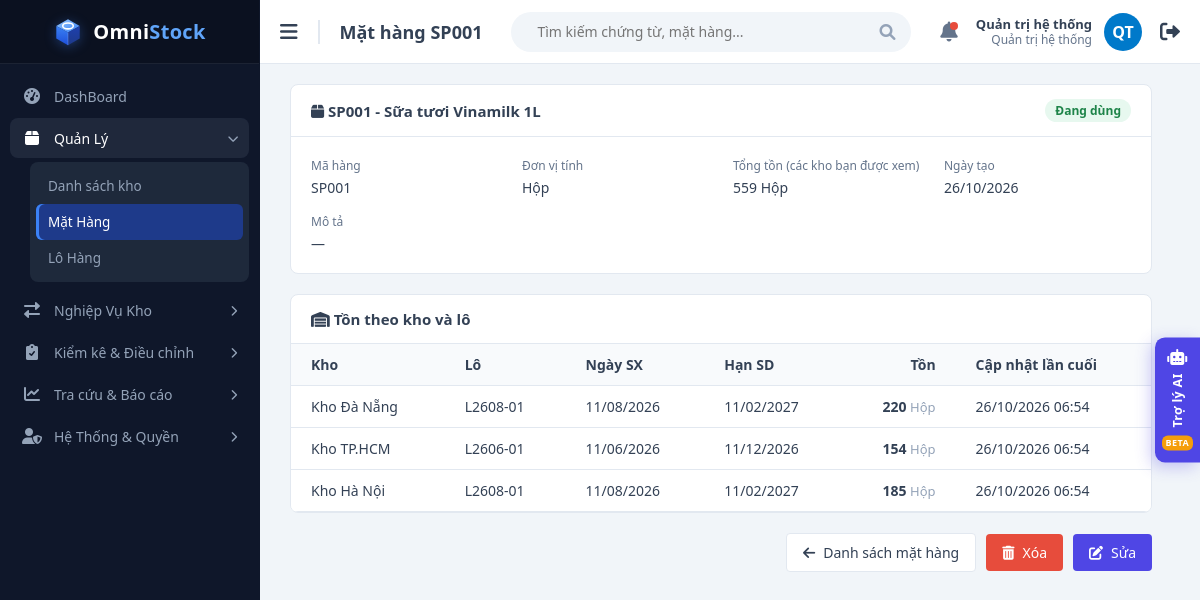
Screenshot of /views/item_detail.php?id=1 (signed in) with the database file from the repository.
### tables this page shows
CREATE TABLE items (
  id          INT UNSIGNED AUTO_INCREMENT PRIMARY KEY,
  sku         VARCHAR(30)  NOT NULL,                 
  name        VARCHAR(150) NOT NULL,
  unit        VARCHAR(20)  NOT NULL,                 
  description VARCHAR(255) NULL,
  is_active   TINYINT(1)   NOT NULL DEFAULT 1,
  created_at  DATETIME     NOT NULL DEFAULT CURRENT_TIMESTAMP,
   
  name_key    VARCHAR(150) AS (LOWER(name)) PERSISTENT,
  UNIQUE KEY uq_items_sku (sku),
  UNIQUE KEY uq_items_name (name_key)
);

CREATE TABLE users (
  id             INT UNSIGNED AUTO_INCREMENT PRIMARY KEY,
  username       VARCHAR(50)  NOT NULL,
  password_hash  VARCHAR(255) NOT NULL,              
  full_name      VARCHAR(100) NOT NULL,
  email          VARCHAR(100) NULL,
   
  role           ENUM('ADMIN','MANAGER','STAFF') NOT NULL DEFAULT 'STAFF',
  is_active      TINYINT(1)   NOT NULL DEFAULT 1,      
   
  must_change_password TINYINT(1) NOT NULL DEFAULT 0,
  last_login_at  DATETIME     NULL,
  created_at     DATETIME     NOT NULL DEFAULT CURRENT_TIMESTAMP,
  updated_at     DATETIME     NOT NULL DEFAULT CURRENT_TIMESTAMP ON UPDATE CURRENT_TIMESTAMP,
  UNIQUE KEY uq_users_username (username),
  UNIQUE KEY uq_users_email (email)
);

CREATE TABLE stocks (
  id            INT UNSIGNED AUTO_INCREMENT PRIMARY KEY,
  warehouse_id  INT UNSIGNED  NOT NULL,
  item_id       INT UNSIGNED  NOT NULL,
  batch_id      INT UNSIGNED  NOT NULL,
  quantity      DECIMAL(15,3) NOT NULL DEFAULT 0,    
   
   
  reserved      DECIMAL(15,3) NOT NULL DEFAULT 0,
  updated_at    DATETIME      NOT NULL DEFAULT CURRENT_TIMESTAMP ON UPDATE CURRENT_TIMESTAMP,
  UNIQUE KEY uq_stocks (warehouse_id, item_id, batch_id),    
  KEY idx_stocks_item (item_id),
  CONSTRAINT fk_stocks_wh    FOREIGN KEY (warehouse_id)      REFERENCES warehouses(id),
  CONSTRAINT fk_stocks_item  FOREIGN KEY (item_id)           REFERENCES items(id),
  CONSTRAINT fk_stocks_batch FOREIGN KEY (batch_id, item_id) REFERENCES batches(id, item_id),
  CONSTRAINT ck_stocks_non_negative CHECK (quantity >= 0),   
   
  CONSTRAINT ck_stocks_reserved CHECK (reserved >= 0 AND reserved <= quantity)
);

CREATE TABLE warehouses (
  id          INT UNSIGNED AUTO_INCREMENT PRIMARY KEY,
  code        VARCHAR(20)  NOT NULL,
  name        VARCHAR(100) NOT NULL,
  address     VARCHAR(255) NULL,
  is_active   TINYINT(1)   NOT NULL DEFAULT 1,
   
  is_transit  TINYINT(1)   NOT NULL DEFAULT 0,
  created_at  DATETIME     NOT NULL DEFAULT CURRENT_TIMESTAMP,
   
   
  name_key    VARCHAR(100) AS (LOWER(name)) PERSISTENT,
  UNIQUE KEY uq_warehouses_code (code),
  UNIQUE KEY uq_warehouses_name (name_key)
);

CREATE TABLE batches (
  id            INT UNSIGNED AUTO_INCREMENT PRIMARY KEY,
  item_id       INT UNSIGNED NOT NULL,
  batch_no      VARCHAR(50)  NOT NULL,               
  mfg_date      DATE NULL,                           
  expiry_date   DATE NULL,                           
  created_at    DATETIME     NOT NULL DEFAULT CURRENT_TIMESTAMP,
  UNIQUE KEY uq_batches_item_no (item_id, batch_no),
   
  UNIQUE KEY uq_batches_id_item (id, item_id),
  KEY idx_batches_expiry (expiry_date),
  CONSTRAINT fk_batches_item FOREIGN KEY (item_id) REFERENCES items(id),
  CONSTRAINT ck_batches_dates CHECK (mfg_date IS NULL OR expiry_date IS NULL OR expiry_date > mfg_date)
);

### views/item_detail.php (the view, shortened to what the rows shown need)
<?php
require_once __DIR__ . '/../functions/db_connection.php';
require_once __DIR__ . '/../functions/helpers.php';
require_once __DIR__ . '/../functions/auth.php';
require_once __DIR__ . '/../functions/item_functions.php';
$user   = requireLogin('../');
$itemId = (int) ($_GET['id'] ?? 0);
$item       = null;
$stock      = [];
try {
    $pdo   = getDbConnection();
    $item  = getItem($pdo, $itemId);
    if ($item === null) {
        http_response_code(404);
        $dbError = 'Không tìm thấy mặt hàng.';
    } else {
        $stock = getItemStock($pdo, $itemId, $user['warehouses']);
    }
} catch (PDOException $e) {
    $dbError = 'Không thể tải dữ liệu: ' . $e->getMessage();
}
$total     = array_sum(array_map(fn ($row) => (float) $row['quantity'], $stock));
$canManage = isManager($user);
$pageTitle  = $item ? 'Mặt hàng ' . $item['sku'] : 'Mặt hàng';
$basePath   = '../';
require __DIR__ . '/layout/header.php';
?>
            <?php if ($item): ?>
                <div class="panel">
                    <div class="panel-header">
                        <h3><i class="fas fa-box"></i> <?= e($item['sku'] . ' - ' . $item['name']) ?></h3>
                        <span class="badge <?= $item['is_active'] ? 'badge-active' : 'badge-inactive' ?>"><?= $item['is_active'] ? 'Đang dùng' : 'Ngừng dùng' ?></span>
                    </div>
                    <dl class="detail-grid">
                        <div><dt>Mã hàng</dt><dd><?= e($item['sku']) ?></dd></div>
                        <div><dt>Đơn vị tính</dt><dd><?= e($item['unit']) ?></dd></div>
                        <div><dt>Tổng tồn (các kho bạn được xem)</dt><dd><?= formatQty($total) ?> <?= e($item['unit']) ?></dd></div>
                        <div><dt>Ngày tạo</dt><dd><?= e(date('d/m/Y', strtotime($item['created_at']))) ?></dd></div>
                        <div class="span-2"><dt>Mô tả</dt><dd><?= $item['description'] !== null ? e($item['description']) : '—' ?></dd></div>
                    </dl>
                </div>
                <div class="panel" style="margin-top: 20px;">
                    <div class="panel-header"><h3><i class="fas fa-warehouse"></i> Tồn theo kho và lô</h3></div>
                    <div class="table-container" style="border: none; border-radius: 0;">
                        <table class="nowrap-table">
                            <thead>
                                <tr>
                                    <th>Kho</th>
                                    <th>Lô</th>
                                    <th>Ngày SX</th>
                                    <th>Hạn SD</th>
                                    <th class="text-right">Tồn</th>
                                    <th>Cập nhật lần cuối</th>
                                </tr>
                            </thead>
                            <tbody>
                                <?php foreach ($stock as $row): ?>
                                    <tr>
                                        <td><?= e($row['warehouse_name']) ?></td>
                                        <td><?= e($row['batch_no']) ?></td>
                                        <td><?= $row['mfg_date'] ? formatDate($row['mfg_date']) : '—' ?></td>
                                        <td>
                                            <?= $row['expiry_date'] ? formatDate($row['expiry_date']) : '—' ?>
                                        </td>
                                        <td class="text-right"><strong><?= formatQty($row['quantity']) ?></strong> <span class="muted"><?= e($item['unit']) ?></span></td>
                                        <td><?= e(date('d/m/Y H:i', strtotime($row['updated_at']))) ?></td>
                                    </tr>
                                <?php endforeach; ?>
                            </tbody>
                        </table>
                    </div>
                </div>
                <div class="form-actions">
                    <a class="btn btn-light" href="item_list.php"><i class="fas fa-arrow-left"></i> Danh sách mặt hàng</a>
                    <?php if ($canManage): ?>
                        <form method="post" action="../handle/item_process.php">
                            <?php if ($item['is_active']): ?>
                                <button class="btn btn-danger" type="submit" name="action" value="delete" data-confirm-ok="Xóa"
                                        data-confirm="Xóa mặt hàng <?= e($item['sku'] . ' - ' . $item['name']) ?>? Nếu đã có lịch sử nhập / xuất, mặt hàng sẽ được chuyển sang ngừng dùng."><i class="fas fa-trash-alt"></i> Xóa</button>
                            <?php else: ?>
                                <button class="btn btn-import" type="submit" name="action" value="restore"><i class="fas fa-undo"></i> Dùng lại</button>
                            <?php endif; ?>
                        </form>
                        <?php $fill = ['action' => 'update', 'id' => (int) $item['id'], 'sku' => $item['sku'], 'name' => $item['name'], 'unit' => $item['unit'], 'description' => $item['description'] ?? '']; ?>
                        <button class="btn btn-primary" type="button" data-modal-open="itemModal" data-modal-title="Sửa mặt hàng <?= e($item['sku']) ?>"
                                data-fill="<?= e(json_encode($fill, JSON_UNESCAPED_UNICODE)) ?>"><i class="fas fa-edit"></i> Sửa</button>
                    <?php endif; ?>
                </div>
            <?php else: ?>
                <a class="btn btn-light" href="item_list.php" style="display: inline-flex;"><i class="fas fa-arrow-left"></i> Danh sách mặt hàng</a>
            <?php endif; ?>
<?php require __DIR__ . '/layout/footer.php'; ?>

### views/layout/header.php (shortened to what the rows shown need)
<!DOCTYPE html>
<html lang="vi">
<head>
    <link href="https://cdnjs.cloudflare.com/ajax/libs/font-awesome/6.0.0/css/all.min.css" rel="stylesheet">
    <link href="<?= e(asset($basePath, 'css/style.css')) ?>" rel="stylesheet">
</head>
<body>
    <div class="main-content">
        <div class="top-navbar">
            <div class="nav-left">
                <button class="toggle-btn" id="toggleBtn"><i class="fas fa-bars"></i></button>
                <h2 class="page-title-nav"><?= e($pageTitle) ?></h2>
            </div>
            <div class="nav-right">
                <a class="user-link" href="<?= $basePath ?>views/change_password.php" title="<?= e($user['username']) ?> · Đổi mật khẩu">
                    <div class="user-info">
                        <strong><?= e($user['full_name']) ?></strong>
                        <span><?= e(roleLabel($user['role'])) ?></span>
                    </div>
                    <div class="avatar"><?= e(userInitials($user['full_name'])) ?></div>
                </a>
            </div>
        </div>
        <div class="content-body">

### rows the page displays
items: sku "Mặt hàng SP001", sku+name "SP001 - Sữa tươi Vinamilk 1L", sku "SP001", unit "Hộp", created_at "26/10/2026"
users: full_name "Quản trị hệ thống", role "Quản trị hệ thống", full_name "QT"
stocks: warehouse.name "Kho Đà Nẵng", batch.batch_no "L2608-01", batch.mfg_date "11/08/2026", batch.expiry_date "11/02/2027", quantity "220", item.unit "Hộp", updated_at "26/10/2026 06:54"
stocks: warehouse.name "Kho TP.HCM", batch.batch_no "L2606-01", batch.mfg_date "11/06/2026", batch.expiry_date "11/12/2026", quantity "154", item.unit "Hộp", updated_at "26/10/2026 06:54"
stocks: warehouse.name "Kho Hà Nội", batch.batch_no "L2608-01", batch.mfg_date "11/08/2026", batch.expiry_date "11/02/2027", quantity "185", item.unit "Hộp", updated_at "26/10/2026 06:54"

### other values shown
$menuGroup['label'] "Quản Lý"
$menuLabel "Danh sách kho"
$menuLabel "Mặt Hàng"
$menuLabel "Lô Hàng"
$menuGroup['label'] "Nghiệp Vụ Kho"
$menuGroup['label'] "Kiểm kê & Điều chỉnh"
$menuGroup['label'] "Tra cứu & Báo cáo"
$menuGroup['label'] "Hệ Thống & Quyền"
formatQty($total) "559"
